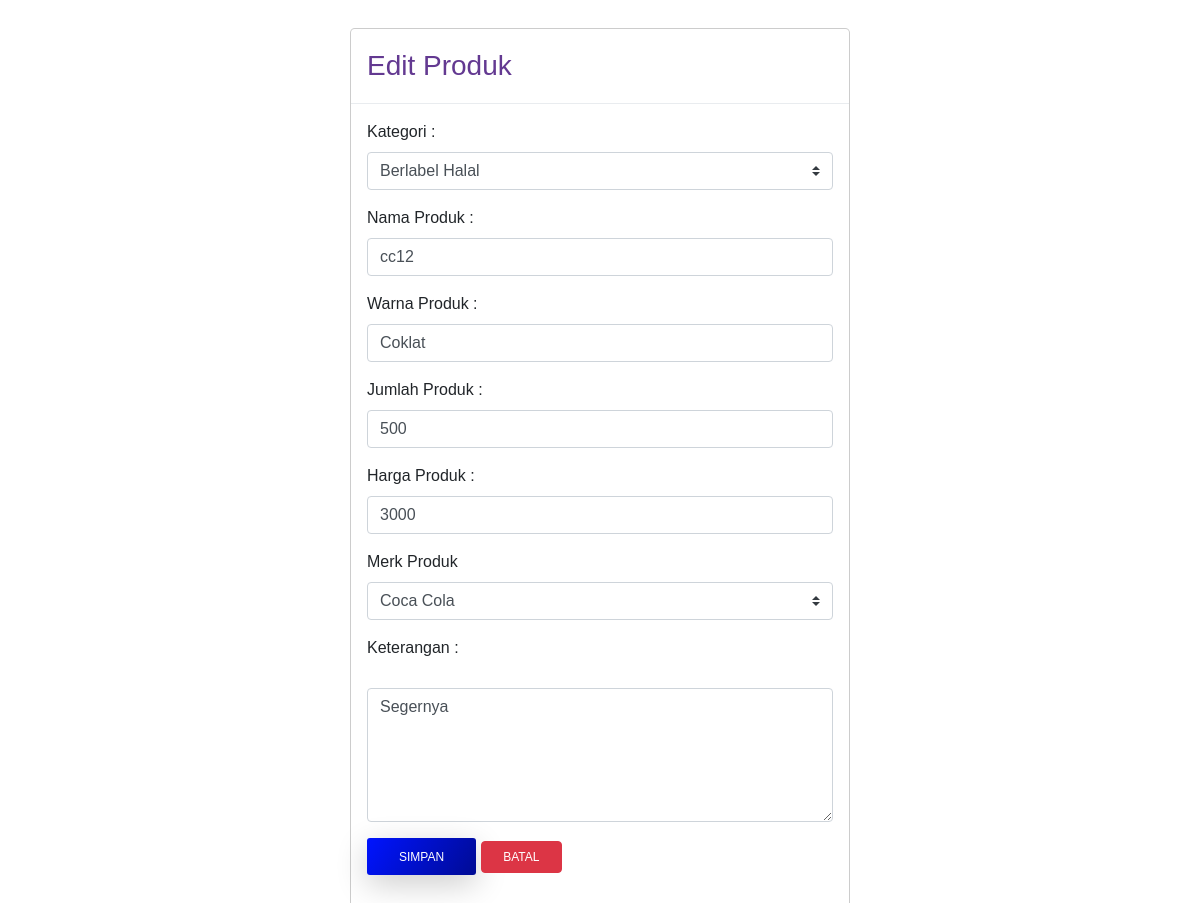
/edit.php?id=5, run on the app's committed database.
### tables this page shows
CREATE TABLE `produk` (
  `id_produk` int(10) NOT NULL,
  `nama` varchar(225) NOT NULL,
  `keterangan` text NOT NULL,
  `warna` varchar(225) NOT NULL,
  `jumlah` int(10) NOT NULL,
  `harga` int(10) NOT NULL,
  `id_merk` int(10) NOT NULL,
  `id_kategori` int(10) NOT NULL
);

### edit.php (the view, shortened to what this page needs)
<!DOCTYPE html>
<html>
    <head>
        <link rel="stylesheet" type="text/css" href="assets/bootstrap.css">
        <link rel="stylesheet" type="text/css" href="style.css">
    </head>
    <body>
        <div class="modal-dialog" role="document">
            <div class="modal-content">
                <div class="modal-header">
                    <h5 class="modal-title" id="EditProduk">Edit Produk</h5>
                </div>
                <div class="modal-body">
                    <form class="" action="update.php" method="post">
                        <div class="form-group">
                            <label>Kategori :</label>
                            <select required="required" class="custom-select" name="id_kategori">
                                <?php
                                $kode = mysqli_query(mysqli_connect('localhost', 'root', '', 'onlen'), "SELECT * FROM kategori");
                                while ($aku = mysqli_fetch_assoc($kode)) {
                                echo "<option value=".$aku['id_kategori']." selected>". $aku['nama_kategori'] ."</option>";
                                }
                                ?>
                            </select>
                        </div>
                        <?php
                        include 'koneksi.php';
                        $id = $_GET['id'];
                        $kode = mysqli_query($conn, "SELECT * FROM produk WHERE id_produk='$id'");
                        while ($value = mysqli_fetch_assoc($kode)) {
                        ?>
                        <div class="form-group">
                            <label>Nama Produk :</label>
                            <input required="required" type="text" class="form-control" name="nama" value="<?= $value['nama']; ?>">
                        </div>
                        <div class="form-group">
                            <label>Warna Produk :</label>
                            <input required="required" type="text" class="form-control" name="warna" value="<?= $value['warna']; ?>">
                        </div>
                        <div class="form-group">
                            <label>Jumlah Produk :</label>
                            <input required="required" type="number" class="form-control" name="jumlah" value="<?= $value['jumlah']; ?>">
                        </div>
                        <div class="form-group">
                            <label>Harga Produk :</label>
                            <input required="required" type="number" class="form-control" name="harga" value="<?= $value['harga']; ?>">
                        </div>
                        <div class="form-group">
                            <label>Merk Produk</label>
                            <select required="required" class="custom-select" name="id_merk">
                                <?php
                                $kode = mysqli_query(mysqli_connect('localhost', 'root', '', 'onlen'), "SELECT * FROM merk");
                                while ($aku = mysqli_fetch_array($kode)) {
                                echo "<option value=".$aku['id_merk']." selected>". $aku['nama_merk'] ."</option>";
                                }
                                ?>
                            </select>
                        </div>
                        <div class="form-group">
                            <label>Keterangan :</label>
                            <textarea required="required" style="margin-top: 20px;" name="keterangan" rows="5"   class="form-control"><?= $value['keterangan']; ?></textarea>
                        </div>
                        <?php } ?>
                        <div class="form-group">
                            <button type="submit" class="btn btn-primary">Simpan</button>
                            <a href="index.php" class="btn btn-danger">Batal</a>
                        </div>
                    </form>
                </div>
            </div>
        </div>
    </body>
</html>

### style.css (style rules this page uses)
body { font-family: 'Rubik', sans-serif; position: relative; }
a { color: #e38cb7; }
h5 { font-size: 28px; font-weight: 300; color: #633991; margin-bottom: 0.7rem; }
.btn { font-size: 12px; font-weight: 400; text-transform: uppercase; padding: 0.375rem 1.35rem; transition: all 0.3s ease; }
.btn-primary { border-radius: 3px; background-image: -moz-linear-gradient( 122deg, #0014ff 0%, #000b94 100%); background-image: -webkit-linear-gradient( 122deg, #0014ff 0%, #000b94 100%); background-image: -ms-linear-gradient( 122deg, #0014ff 0%, #000b94 100%); background-image: linear-gradient( 122deg, #0014ff 0%, #000b94 100%); box-shadow: 0px 9px 32px 0px rgba(0, 0, 0, 0.2); font-weight: 500; padding: 0.6rem 2rem; border: 0; }

### data on the page
produk: nama "cc12", warna "Coklat", jumlah "500", harga "3000", keterangan "Segernya"

### other printed values
form field id_kategori "Berlabel Halal"
form field id_merk "Coca Cola"
